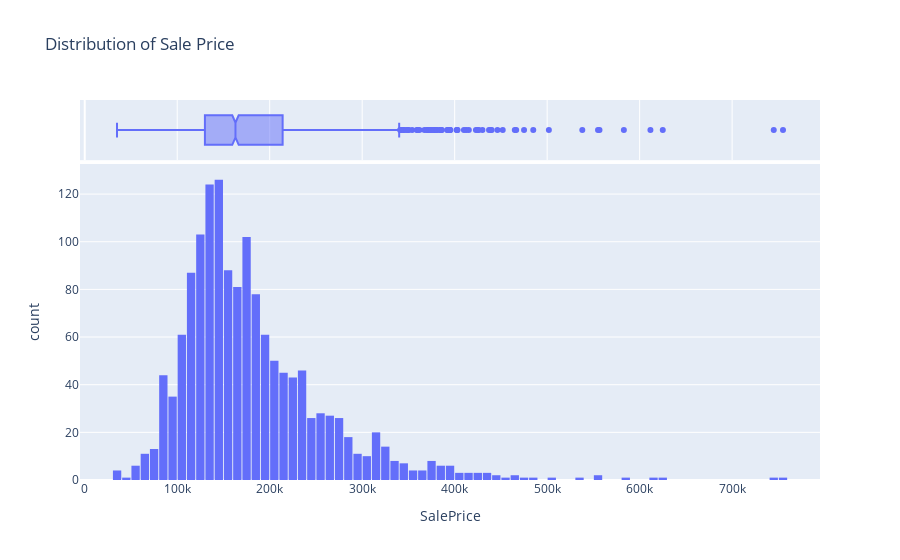

The code cell stored with this chart in its notebook:
### Code cell
fig = px.histogram(prices_df, 
                   x='SalePrice', 
                   marginal='box', 
                   title='Distribution of Sale Price')
fig.update_layout(bargap=0.1)
fig.show()

### Figure 1 — Plotly figure (JSON) as saved in the notebook; plotly's stock layout.template omitted (floating-point values rounded to 4 significant figures; data arrays with more than 128 entries replaced by an {"elided": "..."} marker saying what was removed)
{"data": [{"alignmentgroup": "True", "bingroup": "x", "hovertemplate": "SalePrice=%{x}<br>count=%{y}<extra></extra>", "legendgroup": "", "marker": {"color": "#636efa", "pattern": {"shape": ""}}, "name": "", "offsetgroup": "", "orientation": "v", "showlegend": false, "type": "histogram", "x": {"elided": "1460 int values"}, "xaxis": "x", "yaxis": "y"}, {"alignmentgroup": "True", "hovertemplate": "SalePrice=%{x}<extra></extra>", "legendgroup": "", "marker": {"color": "#636efa"}, "name": "", "notched": true, "offsetgroup": "", "showlegend": false, "type": "box", "x": {"elided": "1460 int values"}, "xaxis": "x2", "yaxis": "y2"}], "layout": {"bargap": 0.1, "barmode": "relative", "legend": {"tracegroupgap": 0}, "title": {"text": "Distribution of Sale Price"}, "xaxis": {"anchor": "y", "domain": [0, 1], "title": {"text": "SalePrice"}}, "xaxis2": {"anchor": "y2", "domain": [0, 1], "matches": "x", "showgrid": true, "showticklabels": false}, "yaxis": {"anchor": "x", "domain": [0, 0.8316], "title": {"text": "count"}}, "yaxis2": {"anchor": "x2", "domain": [0.8416, 1], "matches": "y2", "showgrid": false, "showline": false, "showticklabels": false, "ticks": ""}}}
